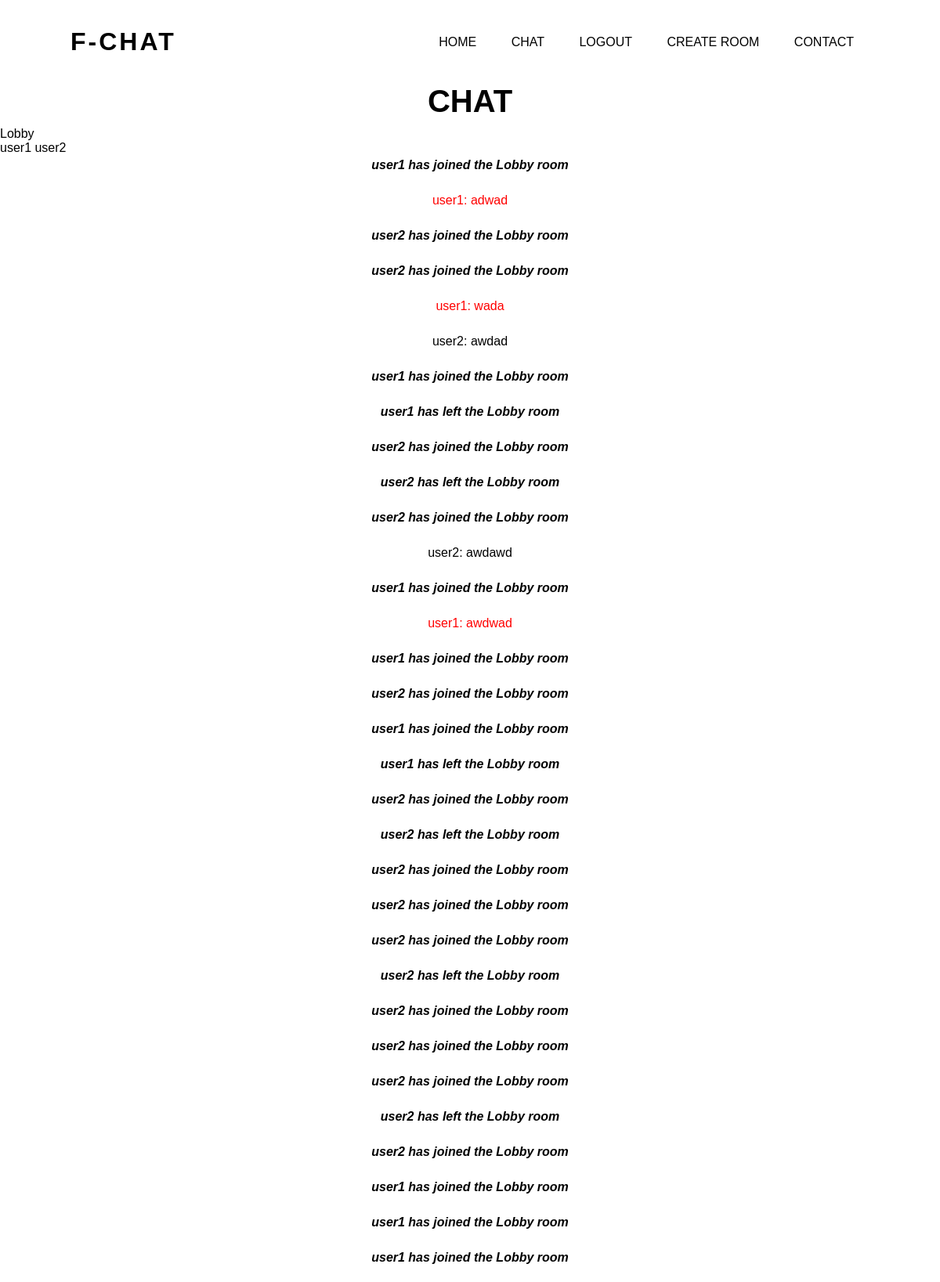
The page /chat (signed in, upper part) on the database its author committed.
### app/models.py (models this page shows)
class Room(db.Model):
    __tablename__ = "room"
    id = db.Column(db.Integer, primary_key=True)
    room_name = db.Column(db.String(100))
    owner = db.Column(db.String(80), db.ForeignKey('user.username'))
    messages = db.relationship('Message')

class User(db.Model, UserMixin):
    __tablename__ = "user"
    id = db.Column(db.Integer, primary_key=True)
    username = db.Column(db.String(80))
    email = db.Column(db.String(100))
    password = db.Column(db.String(200))
    authored_messages = db.relationship('Message')
    owned_rooms = db.relationship('Room')
    rooms = db.relationship('Room', secondary=room_members, backref=db.backref('members', lazy='dynamic'))

class Message(db.Model):
    __tablename__ = "message"
    id = db.Column(db.Integer, primary_key=True)
    room_id = db.Column(db.Integer, db.ForeignKey('room.id'))
    author = db.Column(db.String(80), db.ForeignKey('user.username'))
    content = db.Column(db.String(500))
    receivers = db.relationship('User', secondary=message_receivers, backref=db.backref('messages', lazy='dynamic'))
    is_system_message = db.Column(db.Boolean, default=False)

### app/views.py (the view)
@views.route("/chat", methods=["GET", "POST"])
def chat():
    lobby_room = Room.query.filter_by(room_name="Lobby").first()
    if not lobby_room:
        lobby_room = Room(room_name="Lobby")
        db.session.add(lobby_room)
        for user in User.query.all():
            lobby_room.members.append(user)
        db.session.commit()
    elif current_user not in lobby_room.members:
        lobby_room.members.append(current_user)
        db.session.commit()
    elif len(lobby_room.messages) >= 100:
        db.session.delete(lobby_room.messages[0])
        db.session.commit()
    return render_template("chat.html", user=current_user, rooms=current_user.rooms, current_room=Room.query.filter_by(room_name=session["current_room"]).first())

### app/__init__.py (called while the page is built)
def create_app():
    app.config["SECRET_KEY"] = "secret!"
    app.config["SESSION_TYPE"] = "filesystem"
    app.config["SQLALCHEMY_DATABASE_URI"] = f"sqlite:///{DB_NAME}"
    login_manager = LoginManager()
    login_manager.init_app(app)
    Session(app)
    @login_manager.user_loader
    def load_user(id):
        return User.query.get(int(id))
    db.init_app(app)
    from .application import socketio
    from .views import views
    from .auth import auth
    app.register_blueprint(views, url_prefix="/")
    app.register_blueprint(auth, url_prefix="/")
    create_database(app)
    return socketio, app

### app/templates/chat.html (shortened to what this page needs)
{% extends "base.html" %} {% block title %} Chat {% endblock %}
{% from 'field-macro.html' import displayField %}
{% block content %}
<h1 class="chat-heading">Chat</h1>
<head>
</head>
<div class="container">
        <div style="color: black;" id="current_room">{{current_room.room_name}}</div>
        <div style="color: black;" id="display-room-user">
            {% for member in current_room.members %}
                {{member.username}}
            {% endfor %}
        </div>
        <div style="color: black;" id="display-message-section">
            {% for message in current_room.messages %}
                {% if message in user.messages %}
                    {% if message.is_system_message %}
                        <p><i><b>{{ message.content }}</b></i></p>
                    {% else %}
                        {% if message.author == user.username %}
                            <p style="color: red;">{{ message.author }}: {{ message.content }}</p>
                        {% else %}
                            <p>{{ message.author }}: {{ message.content }}</p>
                        {% endif %}
                    {% endif %}
                {% endif %}
            {% endfor %}
        </div>
</div>
{% endblock %}

### app/templates/base.html (shortened to what this page needs)
<!DOCTYPE html>
<html lang="en">
    <head>
        <link rel="stylesheet" href="../static/css/style.css">
        <link rel="stylesheet" href="../static/css/all.min.css">
    </head>
    <body>
        <div class="hero">
            <div class="navbar">
                <h1 class="logo">F-CHAT</h1>
                <ul id="nav-links">
                    <li><a href="/">Home</a></li>
                    {% if user.is_authenticated%}
                          <li><a href="/chat">Chat</a></li>
                          <li><a href="/logout">Logout</a></li>
                          <li><a href="/create-room">Create room</a></li>
                    {% else %}
                        <li><a href="/login">Login</a></li>
                        <li><a href="/sign-up">Sign up</a></li>
                    {% endif %}
                    <li><a href="#">Contact</a></li>
                </ul>
            </div>
            <div class="content">
                {% block content %} {% endblock %}
            </div>
        </div>
    </body>
</html>

### app/static/css/style.css (style rules this page uses)
* { margin: 0; padding: 0; font-family: sans-serif; }
.hero { width: 100%; height: 100vh; }
.navbar { width: 85%; margin: auto; padding: 35px 0; display: flex; align-items: center; justify-content: space-between; }
.navbar ul li { list-style: none; display: inline-block; margin: 0 20px; position: relative; }
.navbar ul li a { text-decoration: none; color: black; text-transform: uppercase; }
.navbar ul li::after { content: ''; height: 3px; width: 0; background: rgba(255, 200, 100); position: absolute; left: 0; bottom: -10px; transition: 0.5s; }
.logo { color: black; letter-spacing: 3px; cursor: pointer; }
.content h1 { font-size: 40px; text-align: center; text-transform: uppercase; padding-bottom: 10px; }
.content p { margin-bottom: 20px; font-weight: 100; line-height: 25px; text-align: center; }

### rows shown on the page
Room: room_name "Lobby"
User: username "user1"
User: username "user2"
Message: content "user1 has joined the Lobby room"
Message: author "user1", content "adwad"
Message: content "user2 has joined the Lobby room"
Message: content "user2 has joined the Lobby room"
Message: author "user1", content "wada"
Message: author "user2", content "awdad"
Message: content "user1 has joined the Lobby room"
Message: content "user1 has left the Lobby room"
Message: content "user2 has joined the Lobby room"
Message: content "user2 has left the Lobby room"
Message: content "user2 has joined the Lobby room"
Message: author "user2", content "awdawd"
Message: content "user1 has joined the Lobby room"
Message: author "user1", content "awdwad"
Message: content "user1 has joined the Lobby room"
Message: content "user2 has joined the Lobby room"
Message: content "user1 has joined the Lobby room"
Message: content "user1 has left the Lobby room"
Message: content "user2 has joined the Lobby room"
Message: content "user2 has left the Lobby room"
Message: content "user2 has joined the Lobby room"
Message: content "user2 has joined the Lobby room"
Message: content "user2 has joined the Lobby room"
Message: content "user2 has left the Lobby room"
Message: content "user2 has joined the Lobby room"
Message: content "user2 has joined the Lobby room"
Message: content "user2 has joined the Lobby room"
Message: content "user2 has left the Lobby room"
Message: content "user2 has joined the Lobby room"
Message: content "user1 has joined the Lobby room"
Message: content "user1 has joined the Lobby room"
Message: content "user1 has joined the Lobby room"
